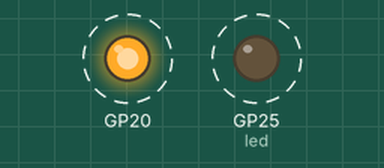
A program run on a simulated Raspberry Pi Pico running MicroPython. On the bench: output pins drawn as LEDs (lit = HIGH). Dashed ring = blinking.

Above: at 0.5 s.
Timing chart, 0 to 4.6 s (numbered marks = the images above):
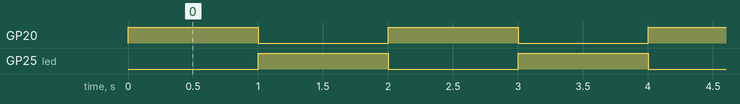

Measured:
- by itself, GP20, GP25 (led): alternates HIGH for 1.0 s and LOW for 1.0 s

The program:

relayManager.py
```python
from machine import Pin
from time import sleep
from constant import *

# Class to manage the irrigation relay
class RelayManager:
    def __init__(self, gpio=RELAY_PIN):
        self.relay = Pin(gpio,Pin.OUT)
        self.off()


    def on(self):
        self.relay.off()

    def off(self):
        self.relay.on()

if __name__ == "__main__":
    relay = RelayManager()
    led = machine.Pin("LED", Pin.OUT)

    while True:
        sleep(1)
        if led.value():
            relay.off()
            led.off()
        else:
            relay.on()
            led.on()
```

constant.py
```python
# GPio
DHT_PIN = "GP21"
SOIL_SENSOR_PIN = "GP28"
RELAY_PIN = "GP20"
I2C_SCL_PIN = "GP17"
I2C_SDA_PIN = "GP16"

# Configuration Constants
MAX_ATTEMPTS = 100
SOIL_SENSOR_DRY = 43450
SOIL_SENSOR_WET = 15011
MAX_READINGS = 336
READING_INTERVAL = 1800
NEEDED_SOIL_MOISTURE = 50
TIME_WATER = 5
FINISH_BAN_TIME="09:00"
START_BAN_TIME="23:30"

# Code Constants
MAX_ATTEMPTS = 25
CHUNK_SIZE = 512
DAY = ["Mon", "Tue", "Wed", "Thu", "Fri", "Sat", "Sun"]

# Limit Constants
MIN_MAX_READINGS = 1
MAX_MAX_READINGS = 500

MIN_READING_INTERVAL = 4  #await asyncio.sleep(4) when read sensors
MAX_READING_INTERVAL = 86400

MIN_NEEDED_SOIL_MOISTURE = 20
MAX_NEEDED_SOIL_MOISTURE = 80

MIN_TIME_WATER = 4
MAX_TIME_WATER = 15
```
